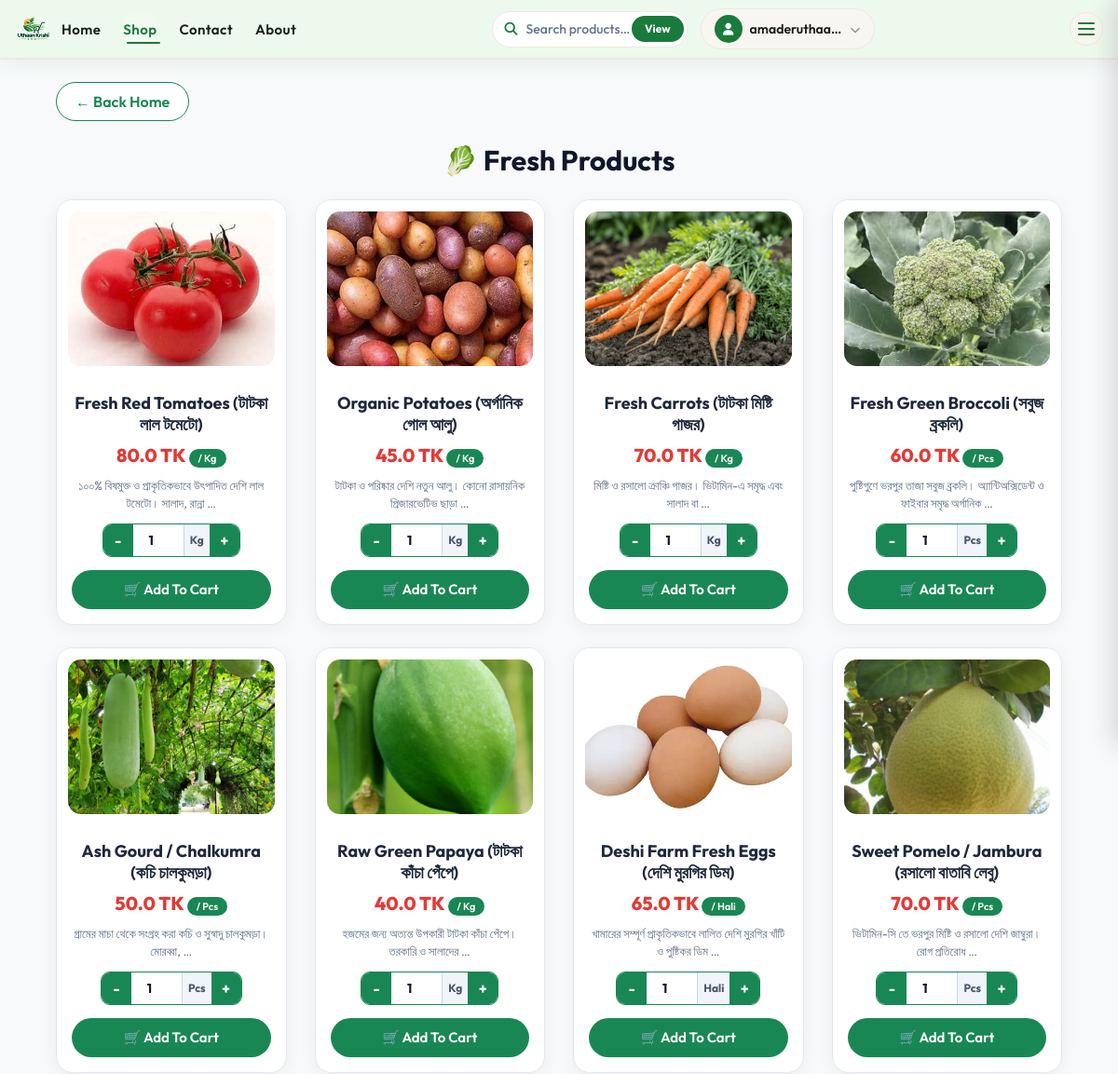
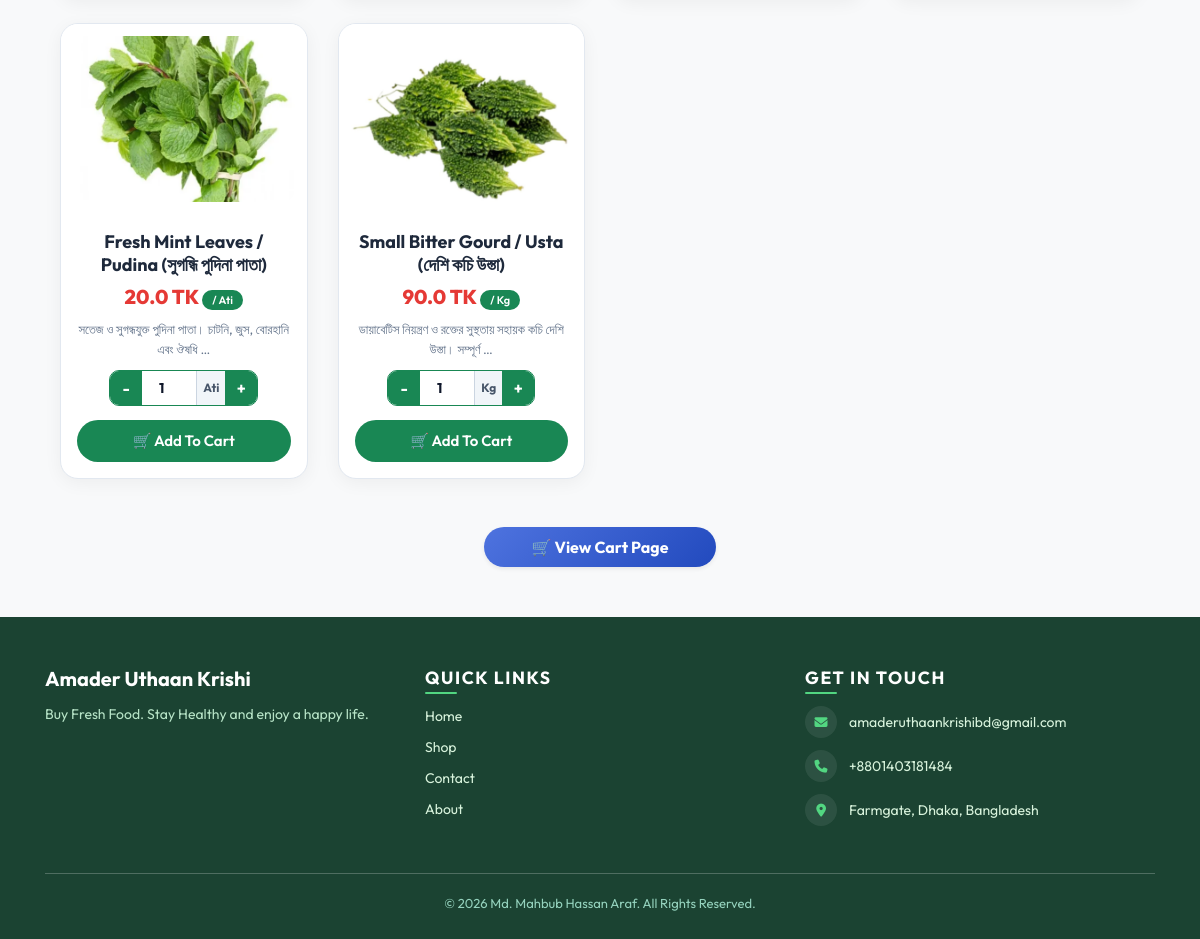
The page /products/shop/ (signed in) on the database its author committed (2 pictures, top to bottom).
### apps/accounts/models.py (models this page shows, shortened)
class CustomUser(AbstractUser):
    email = models.EmailField(unique=True)
    COUNTRY_CHOICES = [
        ('BD', 'Bangladesh'),
        ('IN', 'India'),
        ('PK', 'Pakistan'),
        ('US', 'United States'),
        ('UK', 'United Kingdom'),
    ]
    country = models.CharField(max_length=50, choices=COUNTRY_CHOICES, blank=True, null=True)
    location = models.CharField(max_length=150, blank=True, null=True)
    phone_number = models.CharField(max_length=20, blank=True, null=True)
    profile_image = models.FileField(upload_to='profiles/', blank=True, null=True)
    user_id = models.IntegerField(unique=True, null=True, blank=True, editable=False)
    USERNAME_FIELD = 'email'
    REQUIRED_FIELDS = ['username']

### apps/products/models.py (models this page shows, shortened)
class Product(models.Model):
    UNIT_CHOICES = [
        ('kg', 'Kg'),
        ('gm', 'gm'),
        ('pcs', 'Pcs'),
        ('ati', 'Ati'),
        ('fana', 'Fana'),
        ('hali', 'Hali'),
    ]
    name = models.CharField(max_length=200)
    price = models.FloatField(help_text="Per unit price (Per Kg for kg/gm)")
    unit = models.CharField(max_length=10, choices=UNIT_CHOICES)
    description = models.TextField(blank=True, null=True)
    image = models.FileField(upload_to='products/', null=True, blank=True)
    is_active = models.BooleanField(default=True, help_text="Designates whether this product is visible in shop & search.")

### apps/products/views.py (the view)
# urls.py: path('shop/', views.shop, name='shop'),
def shop(request):
    query = request.GET.get('q')
    products = Product.objects.filter(is_active=True)
    if query:
        products = products.filter(
            Q(name__icontains=query) |
            Q(description__icontains=query)
        )
    return render(request, 'products/shop.html', {
        'products': products,
        'query': query
    })

### Templates/products/shop.html (shortened to what this page needs)
{% extends 'base.html' %}
{% block content %}
<div class="container mt-4 mb-5">
    <div class="mb-4">
        <a href="{% url 'home' %}" class="btn back-btn">
            ← Back Home
        </a>
    </div>
    <h3 class="text-center shop-title mb-4">
        🥬 Fresh Products
    </h3>
    <div class="row">
        {% for p in products %}
        <div class="col-4 col-md-4 col-lg-3 mb-4">
            <div class="product-card">
                <a href="{% url 'product_details' p.id %}">
                    <div class="image-box">
                        {% if p.image %}
                            <img src="{{ p.image.url }}" class="product-image" alt="{{ p.name }}">
                        {% else %}
                            <img src="https://via.placeholder.com/300x200?text=No+Image" class="product-image" alt="No Image">
                        {% endif %}
                    </div>
                </a>
                <div class="card-body text-center p-3 d-flex flex-column justify-content-between">
                    <div>
                        <h5 class="product-name">
                            {{ p.name }}
                        </h5>
                        <div class="mb-2">
                            <span class="price">
                                {{ p.price }} TK
                            </span>
                            <span class="unit">
                                {% if p.unit == 'gm' %}/ Kg{% else %}/ {{ p.get_unit_display }}{% endif %}
                            </span>
                        </div>
                        <p class="description">
                            {{ p.description|truncatewords:10|default:"Fresh agricultural product" }}
                        </p>
                    </div>
                    <form method="POST" action="{% url 'add_to_cart' p.id %}">
                        {% if p.unit == 'gm' %}
                            <div class="quantity-box qty-gram-wrapper">
                                <button type="button" aria-label="Decrease quantity" onclick="decreaseGram(this)">-</button>
                                <input type="hidden" name="quantity" value="250" class="gram-real-input">
                                <input type="number"
                                       value="250"
                                       step="50"
                                       class="gram-display-input"
                                       oninput="handleGramInput(this)"
                                       onchange="handleGramInput(this)">
                                <span class="qty-unit-label">gm</span>
                                <button type="button" aria-label="Increase quantity" onclick="increaseGram(this)">+</button>
                            </div>
                        {% else %}
                            <div class="quantity-box">
                                <button type="button" aria-label="Decrease quantity" onclick="decrease(this)">-</button>
                                {% if p.unit == 'pcs' or p.unit == 'ati' or p.unit == 'fana' %}
                                    <input type="number" name="quantity" value="1" min="1" step="1" onchange="validateMin(this)">
                                {% else %}
                                    <input type="number" name="quantity" value="1" min="0.5" step="0.5" onchange="validateMin(this)">
                                {% endif %}
                                <span class="qty-unit-label">{{ p.get_unit_display }}</span>
                                <button type="button" aria-label="Increase quantity" onclick="increase(this)">+</button>
                            </div>
                        {% endif %}
                        <button type="submit" class="btn cart-btn btn-block w-100">
                            🛒 Add To Cart
                        </button>
                    </form>
                </div>
            </div>
        </div>
        {% empty %}
        <div class="col-12 text-center py-5">
            <h5 class="text-muted">No Products Available Right Now.</h5>
        </div>
        {% endfor %}
    </div>
    <div class="text-center mt-4">
        <a href="{% url 'cart' %}" class="btn btn-primary rounded-pill px-5 py-2 font-weight-bold shadow-sm">
            🛒 View Cart Page
        </a>
    </div>
</div>
{% endblock %}

### Templates/base.html (shortened to what this page needs)
{% load static %}
<!DOCTYPE html>
<html lang="en">
<head>
  <link rel="stylesheet" href="https://cdn.jsdelivr.net/npm/bootstrap@4.6.2/dist/css/bootstrap.min.css">
  <link rel="stylesheet" href="https://cdnjs.cloudflare.com/ajax/libs/font-awesome/6.4.0/css/all.min.css">
  <link rel="stylesheet" href="{% static 'css/base.css' %}">
  <link rel="stylesheet" href="{% static 'css/home.css' %}">
  <link rel="stylesheet" href="{% static 'css/profiles.css' %}">
  <link rel="stylesheet" href="{% static 'css/contact.css' %}">
  <link rel="stylesheet" href="{% static 'css/about.css' %}">
  <link rel="stylesheet" href="{% static 'css/user_orders.css' %}">
  <link rel="stylesheet" href="{% static 'css/admin_panal.css' %}">
</head>
<body>
<nav class="site-navbar" id="siteNavbar">
  <div class="navbar-inner">
    <a class="nav-brand" href="{% url 'home' %}">
      <img src="{% static 'images/Video_Alt.png' %}" alt="Amader Uthaan Krishi" class="nav-logo">
    </a>
    <ul class="nav-links desktop-only">
      <li><a href="{% url 'home' %}"    class="nav-link-item {% if request.resolver_match.url_name == 'home'    %}active{% endif %}">Home</a></li>
      <li><a href="{% url 'shop' %}"    class="nav-link-item {% if request.resolver_match.url_name == 'shop'    %}active{% endif %}">Shop</a></li>
      <li><a href="{% url 'contact' %}" class="nav-link-item {% if request.resolver_match.url_name == 'contact' %}active{% endif %}">Contact</a></li>
      <li><a href="{% url 'about' %}"   class="nav-link-item {% if request.resolver_match.url_name == 'about'   %}active{% endif %}">About</a></li>
    </ul>
    <div class="nav-right desktop-only">
      <form class="nav-search-form" method="get" action="{% url 'shop' %}">
        <input type="search" name="q" placeholder="Search products…"
               value="{{ request.GET.q }}" class="nav-search-input" autocomplete="off">
        <button type="submit" class="nav-search-btn">View</button>
      </form>
      {% if user.is_authenticated %}
        <div class="user-dropdown" id="userDropdown">
          <button class="user-dropdown-toggle" id="userDropdownBtn"
                  type="button" aria-haspopup="true" aria-expanded="false">
            <span class="user-avatar"><i class="fas fa-user"></i></span>
            <span class="user-name">{{ user.username }}</span>
            <i class="fas fa-chevron-down chev"></i>
          </button>
        </div>
      {% else %}
        <a href="{% url 'login' %}"  class="btn-nav-login">Login</a>
        <a href="{% url 'signup' %}" class="btn-nav-signup">Sign Up</a>
      {% endif %}
    </div>
    <button class="hamburger" id="hamburgerBtn" aria-label="Open menu" aria-expanded="false">
      <span class="hbar"></span>
      <span class="hbar"></span>
      <span class="hbar"></span>
    </button>
  </div>
</nav>
<main class="page-main">
  <div class="container mt-4">
    {% block content %}{% endblock %}
  </div>
</main>
<footer class="site-footer">
  <div class="container">
    <div class="row">
      <div class="col-md-4 footer-col-mobile">
        <h5 class="footer-brand">Amader Uthaan Krishi</h5>
        <p class="footer-tagline">Buy Fresh Food. Stay Healthy and enjoy a happy life.</p>
      </div>
      <div class="col-md-4 footer-col-mobile">
        <h6 class="footer-heading">Quick Links</h6>
        <div class="footer-links">
          <a href="{% url 'home' %}">Home</a>
          <a href="{% url 'shop' %}">Shop</a>
          <a href="{% url 'contact' %}">Contact</a>
          <a href="{% url 'about' %}">About</a>
        </div>
      </div>
      <div class="col-md-4 footer-col-mobile">
        <h6 class="footer-heading">Get in Touch</h6>
        <p class="footer-contact"><i class="fas fa-envelope"></i> amaderuthaankrishibd@gmail.com</p>
        <p class="footer-contact"><i class="fas fa-phone"></i> +8801403181484</p>
        <p class="footer-contact"><i class="fas fa-map-marker-alt"></i> Farmgate, Dhaka, Bangladesh</p>
      </div>
    </div>
    <hr class="footer-hr">
    <p class="footer-copy">&copy; 2026 Md. Mahbub Hassan Araf. All Rights Reserved.</p>
  </div>
</footer>
</body>
</html>

### static/css/home.css (style rules this page uses)
body { background: var(--cream); font-family: 'Outfit', sans-serif; color: var(--text-dark); overflow-x: hidden; }
.product-card { background: var(--white); border-radius: var(--radius-lg); overflow: hidden; transition: all 0.38s cubic-bezier(.22,.68,0,1.2); box-shadow: var(--shadow-card); border: 1px solid rgba(26,122,60,0.06); position: relative; height: 100%; display: flex; flex-direction: column; }
.product-image { width: 100%; height: 200px; object-fit: cover; transition: transform 0.5s cubic-bezier(.22,.68,0,1.2); display: block; }
.product-name { font-weight: 600; font-size: 15px; margin-bottom: 8px; color: var(--text-dark); line-height: 1.3; }

### static/css/profiles.css (style rules this page uses)
.btn { border-radius: 30px; padding: 10px 24px; font-weight: 600; transition: all 0.25s ease; position: relative; overflow: hidden; border: none; }
.btn-primary { background: linear-gradient(135deg, #4e73df, #224abe); color: #fff; }
.btn::after { content: ""; position: absolute; width: 0; height: 0; background: rgba(255,255,255,0.4); border-radius: 50%; top: 50%; left: 50%; transform: translate(-50%, -50%); transition: width 0.4s ease, height 0.4s ease; }

### static/css/admin_panal.css (style rules this page uses)
:root { --primary:#2563eb; --primary-dark:#1d4ed8; --success:#16a34a; --danger:#dc2626; --warning:#f59e0b; --text:#1f2937; --muted:#6b7280; --card:#ffffff; --bg:#f4f7fb; --border:#e5e7eb; --radius:18px; }
.btn { border-radius:10px; font-weight:600; transition:.25s; }
.btn-primary { box-shadow: 0 8px 18px rgba(37,99,235,.20); }

### Templates/products/shop.html (style rules this page uses)
body { background: #f8f9fa; }
.back-btn { background: white; border-radius: 25px; padding: 8px 20px; color: #198754; border: 1.5px solid #198754; font-weight: 600; transition: all 0.25s ease; }
.shop-title { font-size: 30px; font-weight: 700; color: #0f172a; }
.product-card { background: white; border-radius: 18px; overflow: hidden; display: flex; flex-direction: column; height: 100%; border: 1px solid #e2e8f0; transition: all 0.3s ease; box-shadow: 0 4px 18px rgba(0, 0, 0, 0.05); }
.image-box { height: 190px; padding: 12px; background: #fff; overflow: hidden; }
.product-image { width: 100%; height: 100%; object-fit: cover; border-radius: 14px; transition: transform 0.3s ease; }
.product-name { font-size: 18px; font-weight: 700; color: #1e293b; margin-bottom: 6px; }
.price { color: #e53935; font-size: 20px; font-weight: 800; }
.unit { background: #198754; color: white; padding: 3px 10px; border-radius: 20px; font-size: 11px; font-weight: 600; }
.description { color: #64748b; font-size: 13px; height: 38px; overflow: hidden; margin-bottom: 12px; }
.quantity-box { display: inline-flex; align-items: stretch; justify-content: center; margin: 0 auto 14px auto; border-radius: 10px; overflow: hidden; border: 1.5px solid #198754; background: #fff; height: 36px; width: fit-content; }
.quantity-box button { width: 32px; height: 100%; border: none; background: #198754; color: white; font-size: 16px; font-weight: 700; cursor: pointer; transition: background 0.2s ease; display: flex; align-items: center; justify-content: center; }
.quantity-box input { width: 54px; height: 100%; text-align: center; border: none; font-weight: 700; color: #0f172a; font-size: 0.88rem; outline: none; background: transparent; padding: 0 2px; }
.qty-unit-label { background: #f1f5f9; color: #475569; font-size: 0.75rem; font-weight: 700; padding: 0 6px; height: 100%; display: flex; align-items: center; justify-content: center; border-left: 1px solid #cbd5e1; white-space: nowrap; }
.cart-btn { background: #198754; color: white; border-radius: 25px; height: 42px; font-size: 15px; font-weight: 600; border: none; transition: all 0.25s ease; }

### rows shown on the page
CustomUser: username "amaderuthaa…"
Product: image (picture), name "Fresh Red Tomatoes (টাটকা লাল টমেটো)", price "80.0", unit "Kg", description "১০০% বিষমুক্ত ও প্রাকৃতিকভাবে উৎপাদিত দেশি লাল টমেটো। সালাদ, রান্না …"
Product: image (picture), name "Organic Potatoes (অর্গানিক গোল আলু)", price "45.0", unit "Kg", description "টাটকা ও পরিষ্কার দেশি নতুন আলু। কোনো রাসায়নিক প্রিজারভেটিভ ছাড়া …"
Product: image (picture), name "Fresh Carrots (টাটকা মিষ্টি গাজর)", price "70.0", unit "Kg", description "মিষ্টি ও রসালো ক্রাঞ্চি গাজর। ভিটামিন-এ সমৃদ্ধ এবং সালাদ বা …"
Product: image (picture), name "Fresh Green Broccoli (সবুজ ব্রকলি)", price "60.0", unit "Pcs", description "পুষ্টিগুণে ভরপুর তাজা সবুজ ব্রকলি। অ্যান্টিঅক্সিডেন্ট ও ফাইবার সমৃদ্ধ অর্গানিক …"
Product: image (picture), name "Ash Gourd / Chalkumra (কচি চালকুমড়া)", price "50.0", unit "Pcs", description "গ্রামের মাচা থেকে সংগ্রহ করা কচি ও সুস্বাদু চালকুমড়া। মোরব্বা, …"
Product: image (picture), name "Raw Green Papaya (টাটকা কাঁচা পেঁপে)", price "40.0", unit "Kg", description "হজমের জন্য অত্যন্ত উপকারী টাটকা কাঁচা পেঁপে। তরকারি ও সালাদের …"
Product: image (picture), name "Deshi Farm Fresh Eggs (দেশি মুরগির ডিম)", price "65.0", unit "Hali", description "খামারের সম্পূর্ণ প্রাকৃতিকভাবে লালিত দেশি মুরগির খাঁটি ও পুষ্টিকর ডিম …"
Product: image (picture), name "Sweet Pomelo / Jambura (রসালো বাতাবি লেবু)", price "70.0", unit "Pcs", description "ভিটামিন-সি তে ভরপুর মিষ্টি ও রসালো দেশি জাম্বুরা। রোগ প্রতিরোধ …"
Product: image (picture), name "Fresh Mint Leaves / Pudina (সুগন্ধি পুদিনা পাতা)", price "20.0", unit "Ati", description "সতেজ ও সুগন্ধযুক্ত পুদিনা পাতা। চাটনি, জুস, বোরহানি এবং ঔষধি …"
Product: image (picture), name "Small Bitter Gourd / Usta (দেশি কচি উস্তা)", price "90.0", unit "Kg", description "ডায়াবেটিস নিয়ন্ত্রণ ও রক্তের সুস্থতায় সহায়ক কচি দেশি উস্তা। সম্পূর্ণ …"
